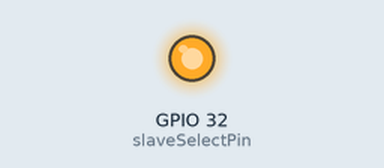
A sketch run on a simulated ESP32. Parts: output pins drawn as LEDs (lit = HIGH). What the sketch prints to the serial monitor is not drawn.

Above: at 0.2 s.
Timing chart, 0 to 1.7 s (numbered marks = the images above):
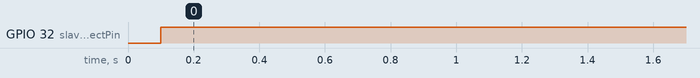

Measured:
- by itself, GPIO 32 (slaveSelectPin): LOW → HIGH at 0.10 s

The sketch:

spi_test.ino
```cpp
/*
 SPI test code for Artisan's Asylum Robotics Intensive class (sweeper team).

 Shows the output of a Barometric Pressure Sensor on a
 Uses the SPI library. For details on the sensor, see:
 http://www.sparkfun.com/commerce/product_info.php?products_id=8161
 http://www.vti.fi/en/support/obsolete_products/pressure_sensors/

 This sketch adapted from Nathan Seidle's SCP1000 example for PIC:
 http://www.sparkfun.com/datasheets/Sensors/SCP1000-Testing.zip

 Circuit:
 SCP1000 sensor attached to pins 6, 7, 10 - 13:
 DRDY: pin 6
 CSB: pin 7
 MOSI: pin 11
 MISO: pin 12
 SCK: pin 13

 created 31 July 2010
 modified 14 August 2010
 by Tom Igoe
 */

// the sensor communicates using SPI, so include the library:
#include <SPI.h>

// pins used for the connection with the sensor
// the other you need are controlled by the SPI library):
//const int dataReadyPin = 6;
//const int chipSelectPin = 7;

const int slaveSelectPin = 32;

void setup() {
  Serial.begin(9600);
  Serial.print("Hello, World!\n");

  // start the SPI library:
  SPI.begin();
  SPI.setClockDivider(SPI_CLOCK_DIV32);
  SPI.setDataMode(SPI_MODE1);

  // initalize the  data ready and chip select pins:
  // pinMode(chipSelectPin, OUTPUT);
  pinMode (slaveSelectPin, OUTPUT);

  // Configure SCP1000 for low noise configuration:
  // writeRegister(0x02, 0x2D);
  // writeRegister(0x01, 0x03);
  // writeRegister(0x03, 0x02);

  // give the sensor time to set up:
  delay(100);
}

void loop() {
  // Select High Resolution Mode
  // writeRegister(0x03, 0x0A);

  // don't do anything until the data ready pin is high:
  // if (digitalRead (dataReadyPin) == HIGH) {
  if (true) {
    int value;
    int sign;

    // Read the temperature data
    byte rawByte1 = readSPI();
    byte rawByte2 = readSPI();

    // convert the two bytes to one int
    int rawInt = rawByte1 << 8;
    rawInt = rawInt | rawByte2;
    sign = rawInt & 4096; //0x0001000000000000

    Serial.print ("rawInt=");
    Serial.print (rawInt);
    Serial.print ("  binary = ");
    Serial.print (rawInt, BIN);
    Serial.print ("  value = ");

    if (sign) {
      Serial.print ("+");
      value = rawInt & 4095; //0x0000111111111111
    }
    else {
      Serial.print ("-");
      value = 4096 - rawInt;
      // value = !rawInt & 4095; //0x0000111111111111
    }
    Serial.print("  ");
    Serial.print(sign, BIN);
    Serial.print("  ");
    Serial.print(value, BIN);
    Serial.print(value);
    Serial.print("  voltage = ");
    if (sign) {
      Serial.print("+");
    }
    else {
      Serial.print("-");
    }

    float voltage = 2.0 - ((value / 4096.0) * 2.0);
    Serial.print(voltage);
    Serial.print("V\n");

    // // Read the pressure data highest 3 bits:
    // byte pressure_data_high = readRegister(0x1F, 1);
    // pressure_data_high &= 0b00000111; //you only needs bits 2 to 0

    // // Read the pressure data lower 16 bits:
    // unsigned int pressure_data_low = readRegister(0x20, 2);
    // // combine the two parts into one 19-bit number:
    // long pressure = ((pressure_data_high << 16) | pressure_data_low)/4;

    // // display the temperature:
    // Serial.println("\tPressure [Pa]=" + String(pressure));
  }
  delay (1000);
}

// Read from or write to register from the SCP1000:
unsigned int readSPI() {
  byte inByte = 0;           // incoming byte from the SPI

  digitalWrite (slaveSelectPin, LOW);
  inByte = SPI.transfer(0x00);
  // decrement the number of bytes left to read:
  // take the chip select high to de-select:
  digitalWrite (slaveSelectPin, HIGH);

  // return the result:
  return(inByte);
}


//Sends a write command to SCP1000

/*void writeRegister(byte thisRegister, byte thisValue) {

  // SCP1000 expects the register address in the upper 6 bits
  // of the byte. So shift the bits left by two bits:
  thisRegister = thisRegister << 2;
  // now combine the register address and the command into one byte:
  byte dataToSend = thisRegister | WRITE;

  // take the chip select low to select the device:
  digitalWrite(chipSelectPin, LOW);

  SPI.transfer(dataToSend); //Send register location
  SPI.transfer(thisValue);  //Send value to record into register

  // take the chip select high to de-select:
  digitalWrite(chipSelectPin, HIGH);
}*/
```
